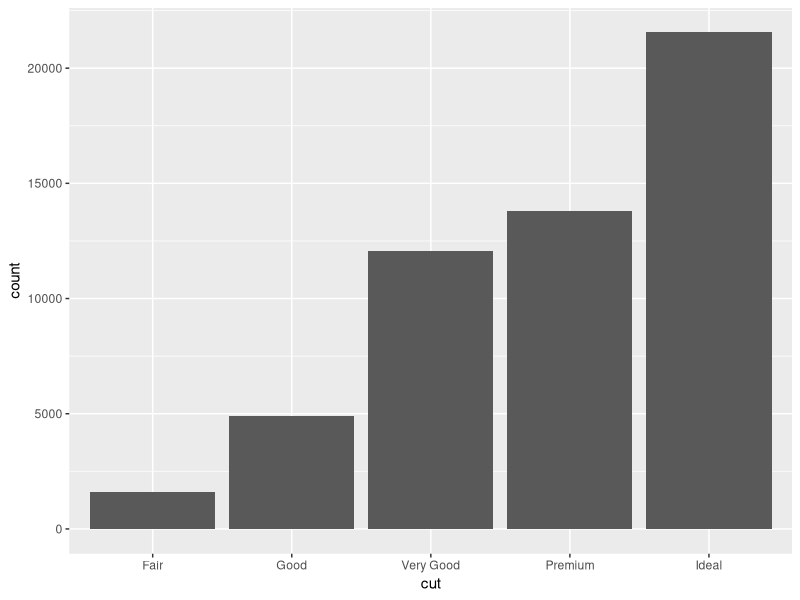
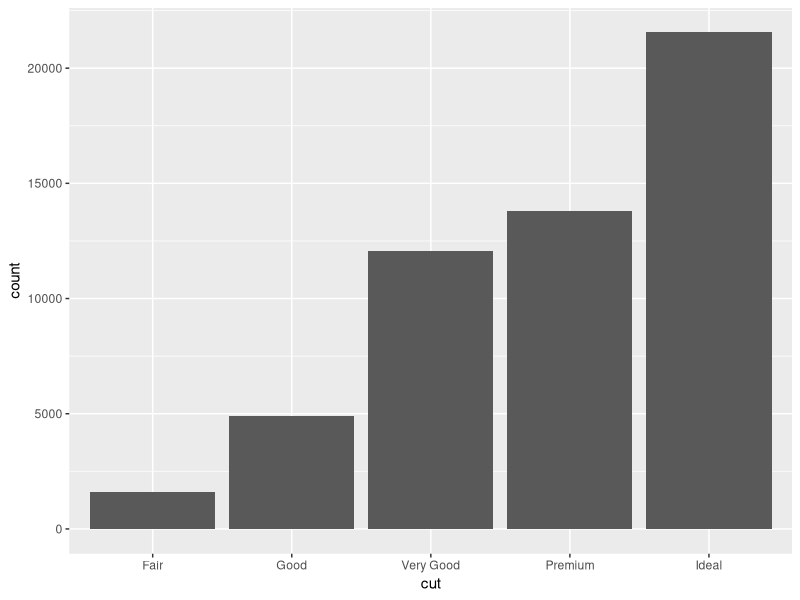

Source code (R) for these figures, in order:
install.packages('ggplot2')
library(ggplot2)
ggplot(diamonds, aes(cut)) + geom_bar()
ggplot(diamonds, aes(cut)) + geom_bar()
